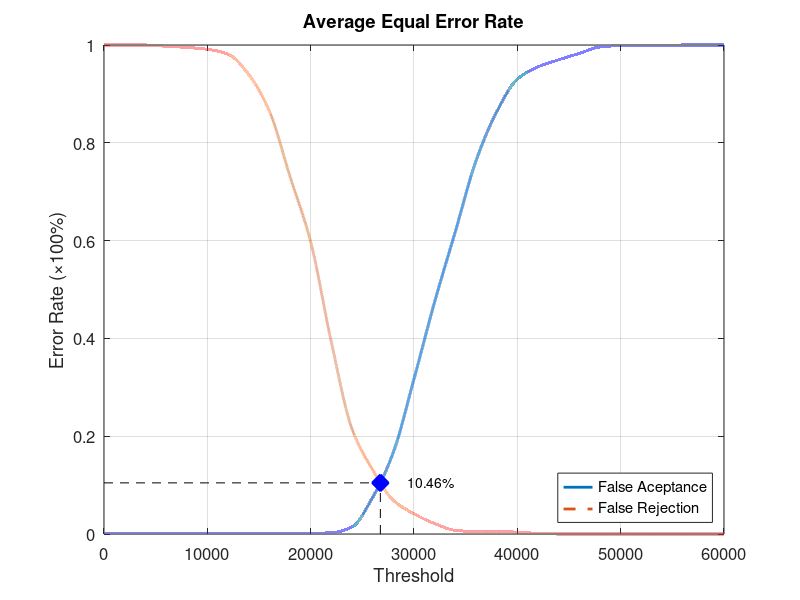
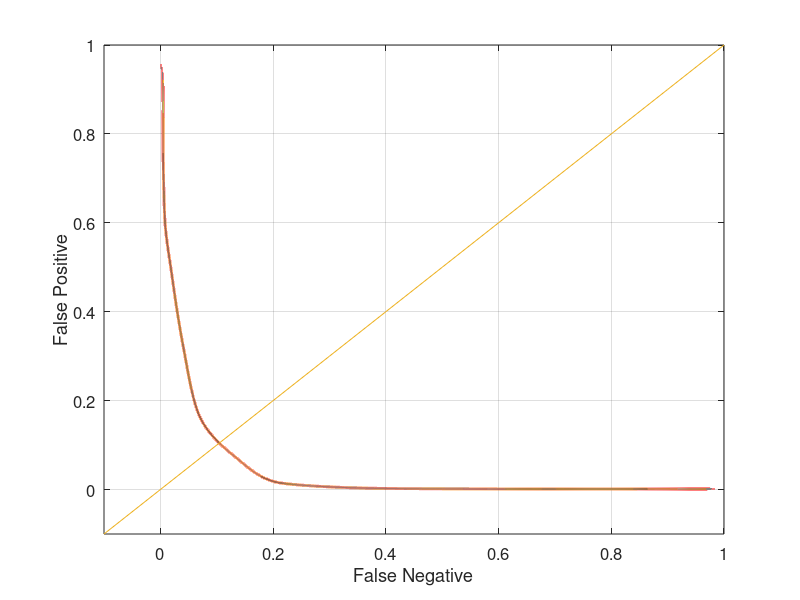

MATLAB code for these plots, in order:
function yEER = Experiment1Average
close all;
clear;
clc;
x = 0:2000:60000;
xq = 0:0.5:60000;

y0 = [0 0.00131579 0.00131579 0.00131579 0.00131579 0.00131579 0.00131579 0.00131579 0.00131579 0.00131579 0.00131579 0.00263158 0.0144737 0.075 0.167105 0.317105 0.475 0.618421 0.763158 0.863158 0.930263 0.955263 0.969737 0.982895 0.996053 0.998684 0.998684 0.998684 1 1 1];
yy0 = interp1(x, y0, xq, 'pchip');
y1 = [1 1 1 0.9975 0.995 0.99125 0.98125 0.94 0.865 0.73125 0.5975 0.3925 0.215 0.13125 0.06875 0.04125 0.02125 0.0075 0.005 0.005 0.00375 0.00125 0 0 0 0 0 0 0 0 0];
yy1 = interp1(x, y1, xq, 'pchip');

% Calculating EER: 
y2 = abs(y0 - y1);
find(y2 == min(y2))
yy2 = abs(yy0 - yy1);
xEER = find(yy2 == min(yy2));
xEERIndex = xq(xEER) % X-axis EER
yEER = yy0(xEER) % Y-axis EER

main = figure
plot(xq, yy0,'-','LineWidth', 2);	hold on
plot(xq, yy1,'--','LineWidth', 2);	hold on
plot([xEERIndex xEERIndex], [0 yEER], 'k--');	hold on
plot([0 xEERIndex], [yEER yEER], 'k--');	hold on
plot(xEERIndex, yEER, 'bx', 'LineWidth', 10);	hold on
text(xEERIndex + 10 * xEERIndex / 100, yEER, [num2str(round((10000 * yEER)) / 100) '%'])
legend('False Aceptance', 'False Rejection', 'Location', 'SouthEast')
xlabel('Threshold')
ylabel('Error Rate (\times100%)')
title('Average Equal Error Rate')
set(gca, 'FontSize', 12)
axis([0 60000 0 1])
grid on

print(main, 'Experiment1AverageMain', '-dpng');
FNRxFPR = figure('Color', [1 1 1]);
plot(yy1, yy0, '-', yy1, yy0, 'LineWidth', 2);
hold on
y = -0.1:0.1:1
plot(y, y); 
set(gca, 'FontSize', 12)
xlabel('False Negative')
ylabel('False Positive')
axis([-0.1 1 -0.1 1])
set(gca, 'FontSize', 12)
grid on

print(FNRxFPR, 'Experiment1AverageFNRxFPR','-dpng');
end
